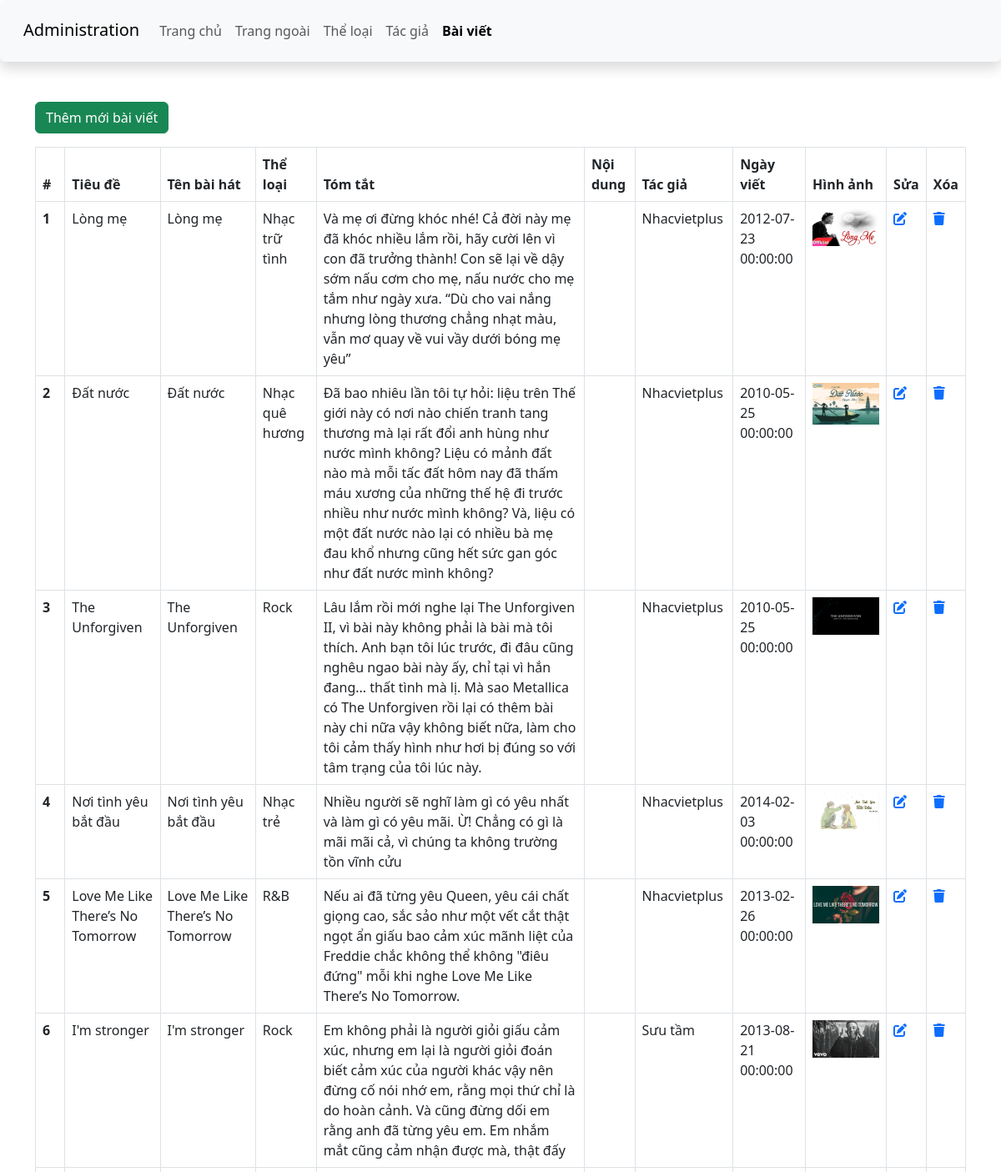
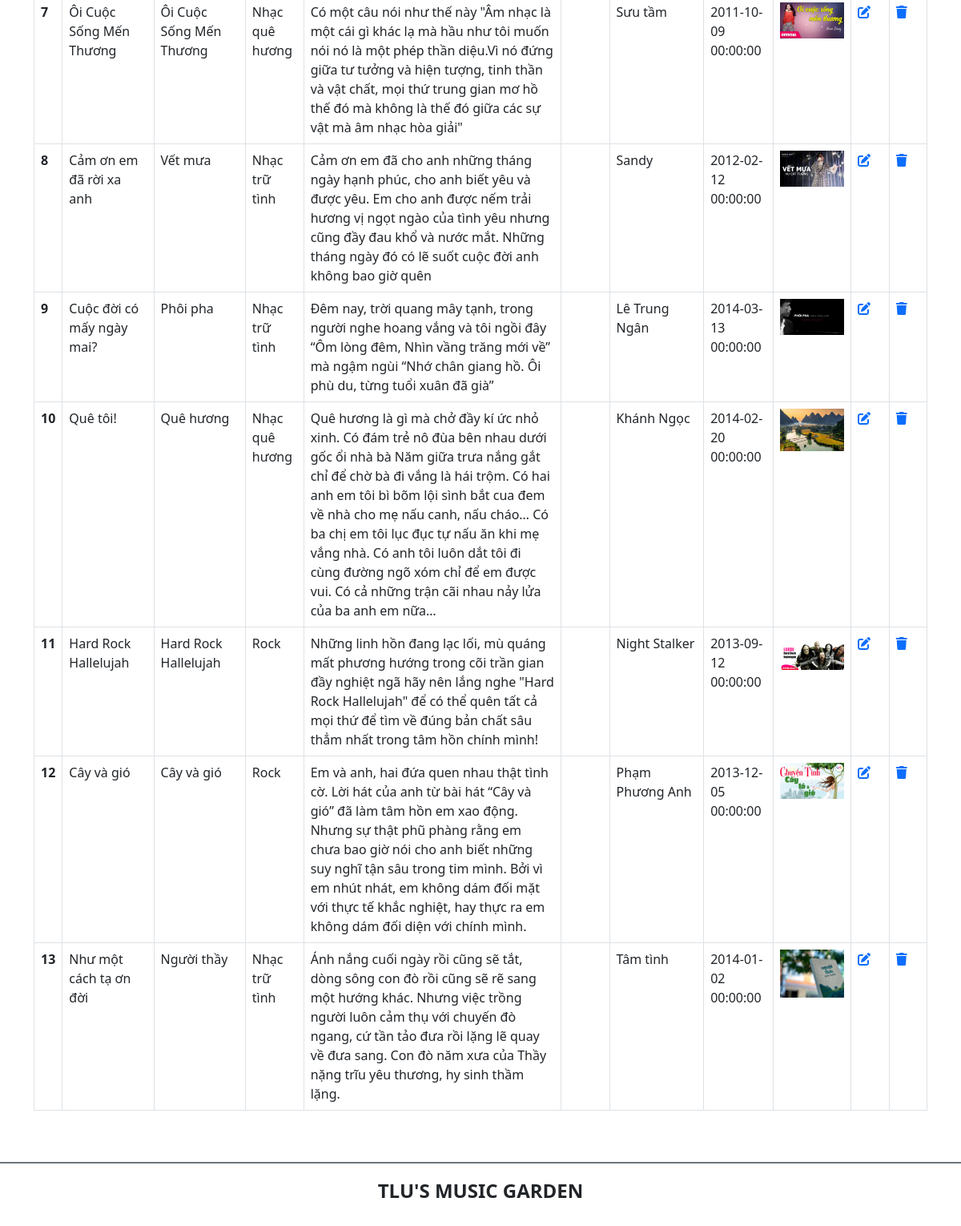
Screenshot of /admin/article.php with the database file from the repository (2 pictures, top to bottom).
### tables this page shows
CREATE TABLE `baiviet` (
  `ma_bviet` int(11) NOT NULL PRIMARY KEY,
  `tieude` varchar(100) NOT NULL,
  `ten_bhat` varchar(100) NOT NULL,
  `ma_tloai` int(11) NOT NULL,
  `tomtat` text NOT NULL,
  `noidung` text DEFAULT NULL,
  `ma_tgia` int(11) NOT NULL,
  `ngayviet` datetime NOT NULL,
  `hinhanh` varchar(200) DEFAULT NULL,
   FOREIGN KEY(ma_tgia) REFERENCES tacgia(ma_tgia),
   FOREIGN KEY(ma_tloai) REFERENCES theloai(ma_tloai)
);

CREATE TABLE `theloai` (
  `ma_tloai` int(11) NOT NULL PRIMARY KEY,
  `ten_tloai` varchar(50) NOT NULL
);

CREATE TABLE `tacgia` (
  `ma_tgia` int(11) NOT NULL PRIMARY KEY,
  `ten_tgia` varchar(100) NOT NULL,
  `hinh_anh` varchar(100) DEFAULT NULL
);

### admin/article.php (the view, shortened to what this page needs)
<?php
include_once '../connect/conn.php';
$query = "SELECT *   FROM baiviet
            JOIN tacgia ON baiviet.ma_tgia = tacgia.ma_tgia
             JOIN theloai ON baiviet.ma_tloai = theloai.ma_tloai";
$result = $conn -> query($query);
?>
<!DOCTYPE html>
<html lang="en">
<head>
    <link href="https://cdn.jsdelivr.net/npm/bootstrap@5.3.0-alpha1/dist/css/bootstrap.min.css" rel="stylesheet">
    <link rel="stylesheet" href="https://cdnjs.cloudflare.com/ajax/libs/font-awesome/6.3.0/css/all.min.css" />
</head>
<body>
    <header>
        <nav class="navbar navbar-expand-lg bg-body-tertiary shadow p-3 bg-white rounded">
            <div class="container-fluid">
                <div class="h3">
                    <a class="navbar-brand" href="#">Administration</a>
                </div>
                <div class="collapse navbar-collapse" id="navbarSupportedContent">
                <ul class="navbar-nav me-auto mb-2 mb-lg-0">
                    <li class="nav-item">
                        <a class="nav-link" aria-current="page" href="./">Trang chủ</a>
                    </li>
                    <li class="nav-item">
                        <a class="nav-link" href="../index.php">Trang ngoài</a>
                    </li>
                    <li class="nav-item">
                        <a class="nav-link" href="category.php">Thể loại</a>
                    </li>
                    <li class="nav-item">
                        <a class="nav-link" href="author.php">Tác giả</a>
                    </li>
                    <li class="nav-item">
                        <a class="nav-link active fw-bold" href="article.php">Bài viết</a>
                    </li>
                </ul>
                </div>
            </div>
        </nav>
    </header>
    <main class="container mt-5 mb-5">
        <div class="row">
            <div class="col-sm">
                <a href="add_article.php" class="btn btn-success mb-3">Thêm mới bài viết</a>
                <table class="table table-bordered">
                    <thead>
                        <tr>
                            <th scope="col">#</th>
                            <th scope="col">Tiêu đề</th>
                            <th scope="col">Tên bài hát</th>
                            <th scope="col">Thể loại</th>
                            <th scope="col">Tóm tắt</th>
                            <th scope="col">Nội dung</th>
                            <th scope="col">Tác giả</th>
                            <th scope="col">Ngày viết</th>
                            <th scope="col">Hình ảnh</th>
                            <th>Sửa</th>
                            <th>Xóa</th>
                        </tr>
                    </thead>
                    <tbody>
                        <?php
                            if($result -> num_rows > 0){
                                $stt = 1;
                                while($article = $result -> fetch_assoc()){
                                ?>
                                    <tr>
                                        <th scope="row"><?php echo $stt++; ?></th>
                                        <td><?php echo $article['tieude']; ?></td>
                                        <td><?php echo $article['ten_bhat']; ?></td>
                                        <td><?php echo $article['ten_tloai']; ?></td>
                                        <td><?php echo $article['tomtat']; ?></td>
                                        <td><?php echo $article['noidung']; ?></td>
                                        <td><?php echo $article['ten_tgia']; ?></td>
                                        <td><?php echo $article['ngayviet']; ?></td>
                                        <td>
                                            <img src="../<?php echo $article['hinhanh']; ?>" alt="Hình ảnh bài viết" style="width: 80px; height: auto;">
                                        </td>
                                        <td>
                                            <a href="edit_article.php?id=<?php echo $article['ma_bviet']; ?>"><i class="fa-solid fa-pen-to-square"></i></a>
                                        </td>
                                        <td>
                                            <a href="delete_article.php?id=<?php echo $article['ma_bviet']; ?>" onclick="return confirm('Bạn có muốn xóa bài viết <?php echo $article['tieude']; ?> này không?')"><i class="fa-solid fa-trash"></i></a>
                                        </td>
                                    </tr>
                                <?php
                                }
                            }
                        ?>
                    </tbody>
                </table>
            </div>
        </div>
    </main>
    <footer class="bg-white d-flex justify-content-center align-items-center border-top border-secondary border-2" style="height:80px">
        <h4 class="text-center text-uppercase fw-bold">TLU's music garden</h4>
    </footer>
</body>
</html>

### rows the page displays
baiviet: tieude "Lòng mẹ", ten_bhat "Lòng mẹ", ma_tloai.ten_tloai "Nhạc trữ tình", tomtat "Và mẹ ơi đừng khóc nhé! Cả đời này mẹ đã khóc nhiều lắm rồi, hãy cười lên vì con đã trưởng thành! Con sẽ lại về dậy sớm nấu cơm cho mẹ, nấu nước cho mẹ tắm như ngày xưa. “Dù cho vai nắng nhưng lòng thương chẳng nhạt màu, vẫn mơ quay về vui vầy dưới bóng mẹ yêu”", ma_tgia.ten_tgia "Nhacvietplus", ngayviet "2012-07-23 00:00:00", hinhanh (picture)
baiviet: tieude "Đất nước", ten_bhat "Đất nước", ma_tloai.ten_tloai "Nhạc quê hương", tomtat "Đã bao nhiêu lần tôi tự hỏi: liệu trên Thế giới này có nơi nào chiến tranh tang thương mà lại rất đổi anh hùng như nước mình không? Liệu có mảnh đất nào mà mỗi tấc đất hôm nay đã thấm máu xương của những thế hệ đi trước nhiều như nước mình không? Và, liệu có một đất nước nào lại có nhiều bà mẹ đau khổ nhưng cũng hết sức gan góc như đất nước mình không?", ma_tgia.ten_tgia "Nhacvietplus", ngayviet "2010-05-25 00:00:00", hinhanh (picture)
baiviet: tieude "The Unforgiven", ten_bhat "The Unforgiven", ma_tloai.ten_tloai "Rock", tomtat "Lâu lắm rồi mới nghe lại The Unforgiven II, vì bài này không phải là bài mà tôi thích. Anh bạn tôi lúc trước, đi đâu cũng nghêu ngao bài này ấy, chỉ tại vì hắn đang... thất tình mà lị. Mà sao Metallica có The Unforgiven rồi lại có thêm bài này chi nữa vậy không biết nữa, làm cho tôi cảm thấy hình như hơi bị đúng so với tâm trạng của tôi lúc này.", ma_tgia.ten_tgia "Nhacvietplus", ngayviet "2010-05-25 00:00:00", hinhanh (picture)
baiviet: tieude "Nơi tình yêu bắt đầu", ten_bhat "Nơi tình yêu bắt đầu", ma_tloai.ten_tloai "Nhạc trẻ", tomtat "Nhiều người sẽ nghĩ làm gì có yêu nhất và làm gì có yêu mãi. Ừ! Chẳng có gì là mãi mãi cả, vì chúng ta không trường tồn vĩnh cửu", ma_tgia.ten_tgia "Nhacvietplus", ngayviet "2014-02-03 00:00:00", hinhanh (picture)
baiviet: tieude "Love Me Like There’s No Tomorrow", ten_bhat "Love Me Like There’s No Tomorrow", ma_tloai.ten_tloai "R&B", tomtat "Nếu ai đã từng yêu Queen, yêu cái chất giọng cao, sắc sảo như một vết cắt thật ngọt ẩn giấu bao cảm xúc mãnh liệt của Freddie chắc không thể không \"điêu đứng\" mỗi khi nghe Love Me Like There’s No Tomorrow.", ma_tgia.ten_tgia "Nhacvietplus", ngayviet "2013-02-26 00:00:00", hinhanh (picture)
baiviet: tieude "I'm stronger", ten_bhat "I'm stronger", ma_tloai.ten_tloai "Rock", tomtat "Em không phải là người giỏi giấu cảm xúc, nhưng em lại là người giỏi đoán biết cảm xúc của người khác vậy nên đừng cố nói nhớ em, rằng mọi thứ chỉ là do hoàn cảnh. Và cũng đừng dối em rằng anh đã từng yêu em. Em nhắm mắt cũng cảm nhận được mà, thật đấy", ma_tgia.ten_tgia "Sưu tầm", ngayviet "2013-08-21 00:00:00", hinhanh (picture)
baiviet: tieude "Ôi Cuộc Sống Mến Thương", ten_bhat "Ôi Cuộc Sống Mến Thương", ma_tloai.ten_tloai "Nhạc quê hương", tomtat "Có một câu nói như thế này \"Âm nhạc là một cái gì khác lạ mà hầu như tôi muốn nói nó là một phép thần diệu.Vì nó đứng giữa tư tưởng và hiện tượng, tinh thần và vật chất, mọi thứ trung gian mơ hồ thế đó mà không là thế đó giữa các sự vật mà âm nhạc hòa giải\"", ma_tgia.ten_tgia "Sưu tầm", ngayviet "2011-10-09 00:00:00", hinhanh (picture)
baiviet: tieude "Cảm ơn em đã rời xa anh", ten_bhat "Vết mưa", ma_tloai.ten_tloai "Nhạc trữ tình", tomtat "Cảm ơn em đã cho anh những tháng ngày hạnh phúc, cho anh biết yêu và được yêu. Em cho anh được nếm trải hương vị ngọt ngào của tình yêu nhưng cũng đầy đau khổ và nước mắt. Những tháng ngày đó có lẽ suốt cuộc đời anh không bao giờ quên", ma_tgia.ten_tgia "Sandy", ngayviet "2012-02-12 00:00:00", hinhanh (picture)
baiviet: tieude "Cuộc đời có mấy ngày mai?", ten_bhat "Phôi pha", ma_tloai.ten_tloai "Nhạc trữ tình", tomtat "Đêm nay, trời quang mây tạnh, trong người nghe hoang vắng và tôi ngồi đây “Ôm lòng đêm, Nhìn vầng trăng mới về” mà ngậm ngùi “Nhớ chân giang hồ. Ôi phù du, từng tuổi xuân đã già”", ma_tgia.ten_tgia "Lê Trung Ngân", ngayviet "2014-03-13 00:00:00", hinhanh (picture)
baiviet: tieude "Quê tôi!", ten_bhat "Quê hương", ma_tloai.ten_tloai "Nhạc quê hương", tomtat "Quê hương là gì mà chở đầy kí ức nhỏ xinh. Có đám trẻ nô đùa bên nhau dưới gốc ổi nhà bà Năm giữa trưa nắng gắt chỉ để chờ bà đi vắng là hái trộm. Có hai anh em tôi bì bõm lội sình bắt cua đem về nhà cho mẹ nấu canh, nấu cháo… Có ba chị em tôi lục đục tự nấu ăn khi mẹ vắng nhà. Có anh tôi luôn dắt tôi đi cùng đường ngõ xóm chỉ để em được vui. Có cả những trận cãi nhau nảy lửa của ba anh em nữa…", ma_tgia.ten_tgia "Khánh Ngọc", ngayviet "2014-02-20 00:00:00", hinhanh (picture)
baiviet: tieude "Hard Rock Hallelujah", ten_bhat "Hard Rock Hallelujah", ma_tloai.ten_tloai "Rock", tomtat "Những linh hồn đang lạc lối, mù quáng mất phương hướng trong cõi trần gian đầy nghiệt ngã hãy nên lắng nghe \"Hard Rock Hallelujah\" để có thể quên tất cả mọi thứ để tìm về đúng bản chất sâu thẳm nhất trong tâm hồn chính mình!", ma_tgia.ten_tgia "Night Stalker", ngayviet "2013-09-12 00:00:00", hinhanh (picture)
baiviet: tieude "Cây và gió", ten_bhat "Cây và gió", ma_tloai.ten_tloai "Rock", tomtat "Em và anh, hai đứa quen nhau thật tình cờ. Lời hát của anh từ bài hát “Cây và gió” đã làm tâm hồn em xao động. Nhưng sự thật phũ phàng rằng em chưa bao giờ nói cho anh biết những suy nghĩ tận sâu trong tim mình. Bởi vì em nhút nhát, em không dám đối mặt với thực tế khắc nghiệt, hay thực ra em không dám đối diện với chính mình.", ma_tgia.ten_tgia "Phạm Phương Anh", ngayviet "2013-12-05 00:00:00", hinhanh (picture)
baiviet: tieude "Như một cách tạ ơn đời", ten_bhat "Người thầy", ma_tloai.ten_tloai "Nhạc trữ tình", tomtat "Ánh nắng cuối ngày rồi cũng sẽ tắt, dòng sông con đò rồi cũng sẽ rẽ sang một hướng khác. Nhưng việc trồng người luôn cảm thụ với chuyến đò ngang, cứ tần tảo đưa rồi lặng lẽ quay về đưa sang. Con đò năm xưa của Thầy nặng trĩu yêu thương, hy sinh thầm lặng.", ma_tgia.ten_tgia "Tâm tình", ngayviet "2014-01-02 00:00:00", hinhanh (picture)
